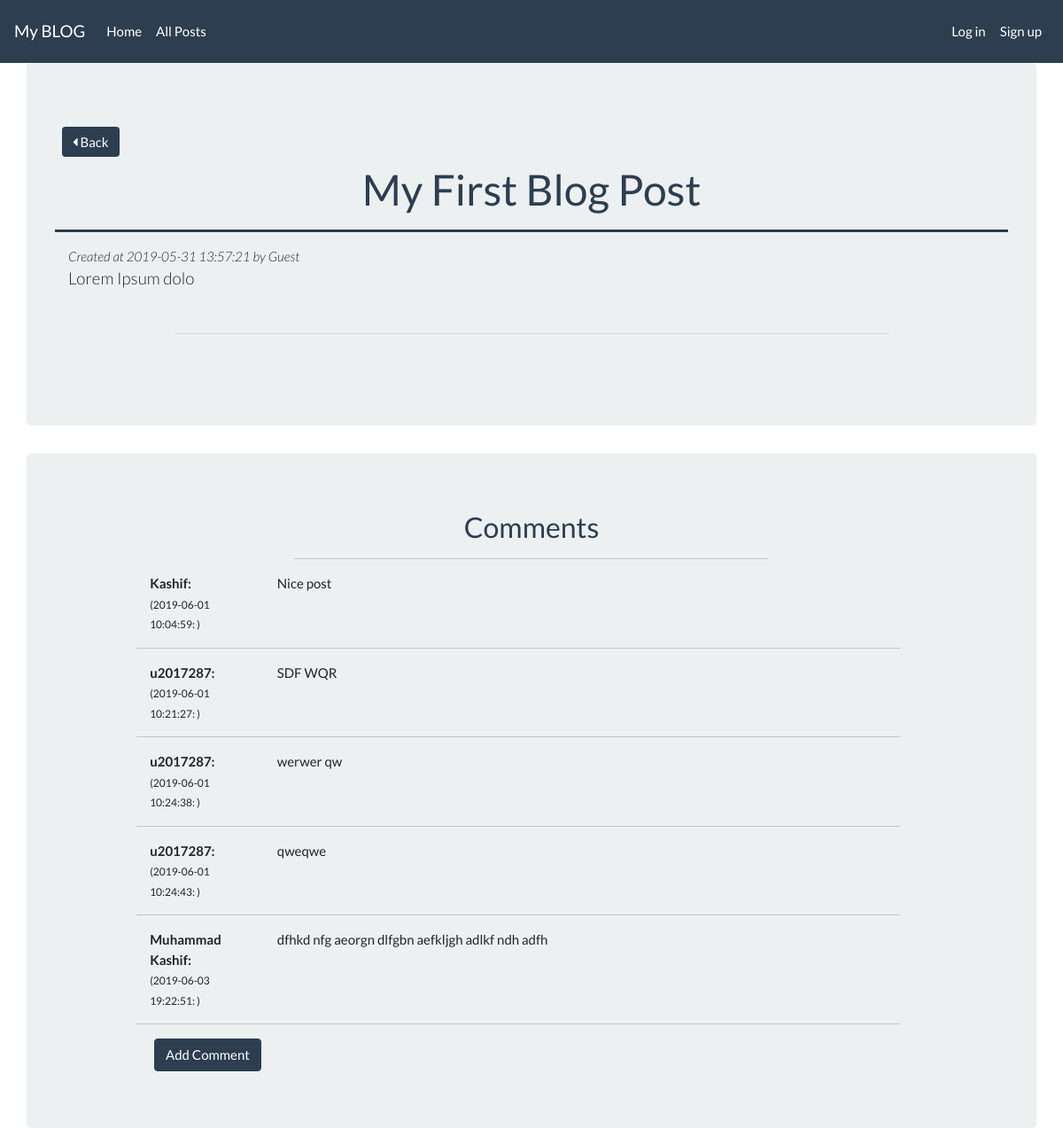
/post.php?id=6, run on the app's committed database.
### tables this page shows
CREATE TABLE `posts` (
  `id` int(11) NOT NULL,
  `userId` int(11) NOT NULL,
  `title` varchar(255) NOT NULL,
  `body` text NOT NULL,
  `author` varchar(255) NOT NULL,
  `created_at` timestamp NOT NULL DEFAULT CURRENT_TIMESTAMP
);

CREATE TABLE `comments` (
  `id` int(11) NOT NULL,
  `username` varchar(100) NOT NULL,
  `comment` text NOT NULL,
  `postId` int(11) NOT NULL,
  `userId` int(11) NOT NULL,
  `created_at` timestamp NOT NULL DEFAULT CURRENT_TIMESTAMP
);

### post.php (called while the page is built, shortened)
<?php
    include('inc/functions.php');
    include('inc/comment.php');
    $emptyComments = NULL;
    $id = validateFormData( $_GET['id'] );
    $post1 = new Post;
    $post = $post1->read($id);
    $comment2 = new Comment;
    $comments = $comment2->read( $id );
    include('inc/header.php');
    include('views/post.phtml');
    include('inc/footer.php');
?>

### inc/functions.php (called while the page is built)
<?php
    function validateFormData( $formData ){
        $formData = trim( stripslashes( htmlspecialchars( $formData ) ) );
        return $formData;
    }
?>

### inc/db.php (called while the page is built, shortened)
<?php
    class Db {
        protected function connect() {
            $this->servername = "localhost";
            $this->username = "root";
            $this->password = "adnim";
            $this->dbname = "phpblog";
            $conn = new mysqli($this->servername, $this->username, $this->password, $this->dbname);
            if($conn->connect_errno){
                echo 'Failed to connect to MySQL '. $conn->connect_errno;
            } else {
                return $conn;
            }
        }
    }

### inc/postClass.php (called while the page is built, shortened)
<?php
    include('db.php');
    class Post extends Db{
        public function read( $id ) {
            $query = 'SELECT * FROM posts WHERE id = '.$id;
            $result = $this->connect()->query($query);
            $numRows = $result->num_rows;
            if( $numRows > 0 ) {
                while( $rows = $result->fetch_assoc() ) {
                    $posts = $rows;
                }
                return $posts;
            } else {
                return false;
            }
        }
    }

### inc/comment.php (called while the page is built, shortened)
<?php
    include('inc/postClass.php');
    class Comment extends Db{
        public function read($id) {
            $query = "SELECT * FROM comments where postId ='$id' ORDER BY created_at";
            $result = $this->connect()->query( $query );
            $numRows = $result->num_rows;
            if( $numRows > 0 ) {
                while( $rows = $result->fetch_all( MYSQLI_ASSOC ) ) {
                    $comments = $rows;
                }
                return $comments;
            } else {
                return false;
            }
        }
    }

### views/post.phtml (the view, shortened to what this page needs)
<div class="container jumbotron">
    <div class="d-flex">
        <div class="p-2">
            <a href="<?php echo $_SERVER['HTTP_REFERER']?>" class="btn btn-primary" style="border: 0px;"><i class="fas fa-caret-left"></i> Back</a>
        </div>
    </div>
    <h1 class="display-5 text-center" style="color: #2C3E50"><?php echo $post['title']; ?></h1>
    <hr style="height:2px; background-color: #2C3E50">
    <div class="container">
        <small class="lead" style="font-size: 15px; font-style: italic">Created at <?php echo $post['created_at']; ?> by <?php echo $post['author']; ?></small>
        <p class="lead"><?php echo $post['body']; ?></p>
    </div>
    <hr class="mt-5"style="width:75%">
    <br>
</div>
<div class="container jumbotron">
    <div class="row">
        <div class="col-sm-1"></div>
        <div class="col-sm-10">
            <h3 class="display-5 text-center" style="color: #2C3E50">Comments</h3>
            <hr style="width:60%; background: rgba(44, 62, 80, 0.1)">
            <?php
            if( $emptyComments == NULL ) {
                foreach($comments as $comment) : ?>
                <div class="container row">
                    <div class="col-sm-2">
                        <strong><?php echo $comment['username'].': '; ?> </strong>
                        <br>
                        <small>(<?php echo $comment['created_at'].': '; ?>)</small>
                    </div>
                    <div class="col-sm-8"><?php echo $comment['comment']; ?></div>
                    <hr style="width:100%; background: rgba(44, 62, 80, 0.1)">
                </div>
            <?php endforeach; } ?>
        </div>
        <div class="col-sm-1"></div>
    </div>
    <button type="button" class="btn btn-primary" style="margin-left:112px;" data-toggle="collapse" data-target="#collapseComments" aria-expanded="false" aria-controls="collapseComments">Add Comment</button>
</div>

### data on the page
posts: title "My First Blog Post", created_at "2019-05-31 13:57:21", author "Guest", body "Lorem Ipsum dolo"
comments: username "Kashif", created_at "2019-06-01 10:04:59", comment "Nice post"
comments: username "u2017287", created_at "2019-06-01 10:21:27", comment "SDF WQR"
comments: username "u2017287", created_at "2019-06-01 10:24:38", comment "werwer qw"
comments: username "u2017287", created_at "2019-06-01 10:24:43", comment "qweqwe"
comments: username "Muhammad Kashif", created_at "2019-06-03 19:22:51", comment "dfhkd nfg aeorgn dlfgbn aefkljgh adlkf ndh adfh"
